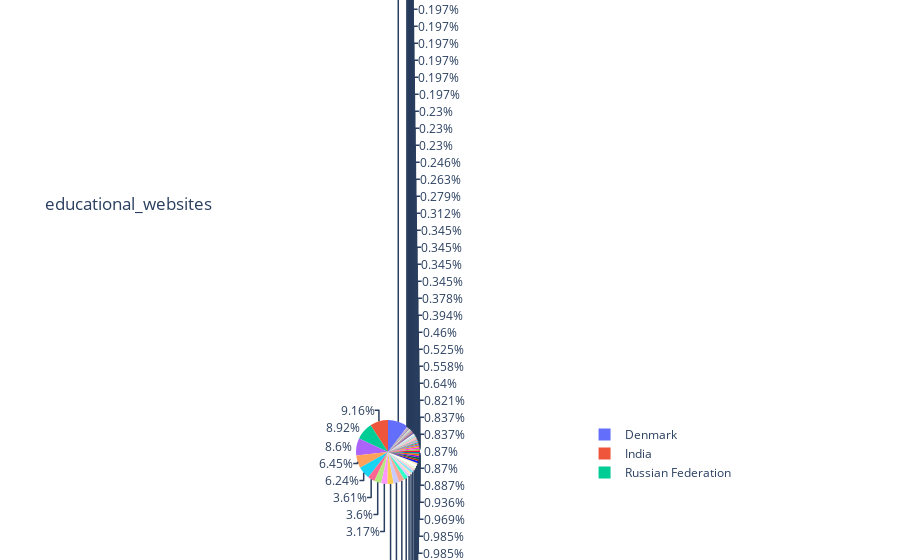

Here is the notebook cell this chart was saved with:
### Code cell
# 画出饼状图
import plotly.express as px
fig = px.pie(edu_country_count, values='index', names='country_name', title='educational_websites')
fig.show()

### Figure 1 — Plotly figure (JSON) as saved in the notebook; plotly's stock layout.template omitted (floating-point values rounded to 4 significant figures; data arrays with more than 128 entries replaced by an {"elided": "..."} marker saying what was removed)
{"data": [{"domain": {"x": [0, 1], "y": [0, 1]}, "hovertemplate": "country_name=%{label}<br>index=%{value}<extra></extra>", "labels": {"elided": "138 str values"}, "legendgroup": "", "name": "", "showlegend": true, "type": "pie", "values": {"elided": "138 int values"}}], "layout": {"legend": {"tracegroupgap": 0}, "title": {"text": "educational_websites"}}}
